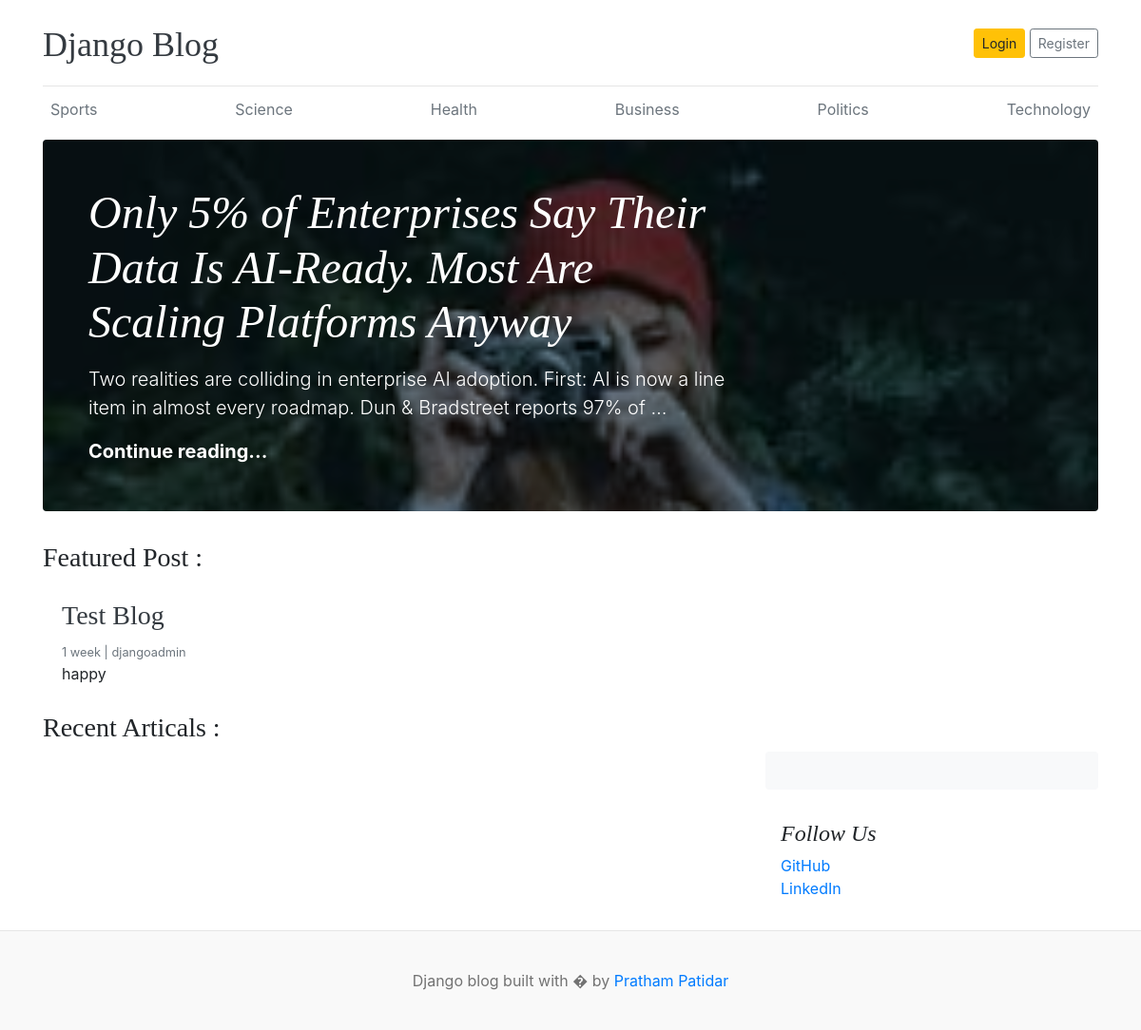
Before: / with the older database file.
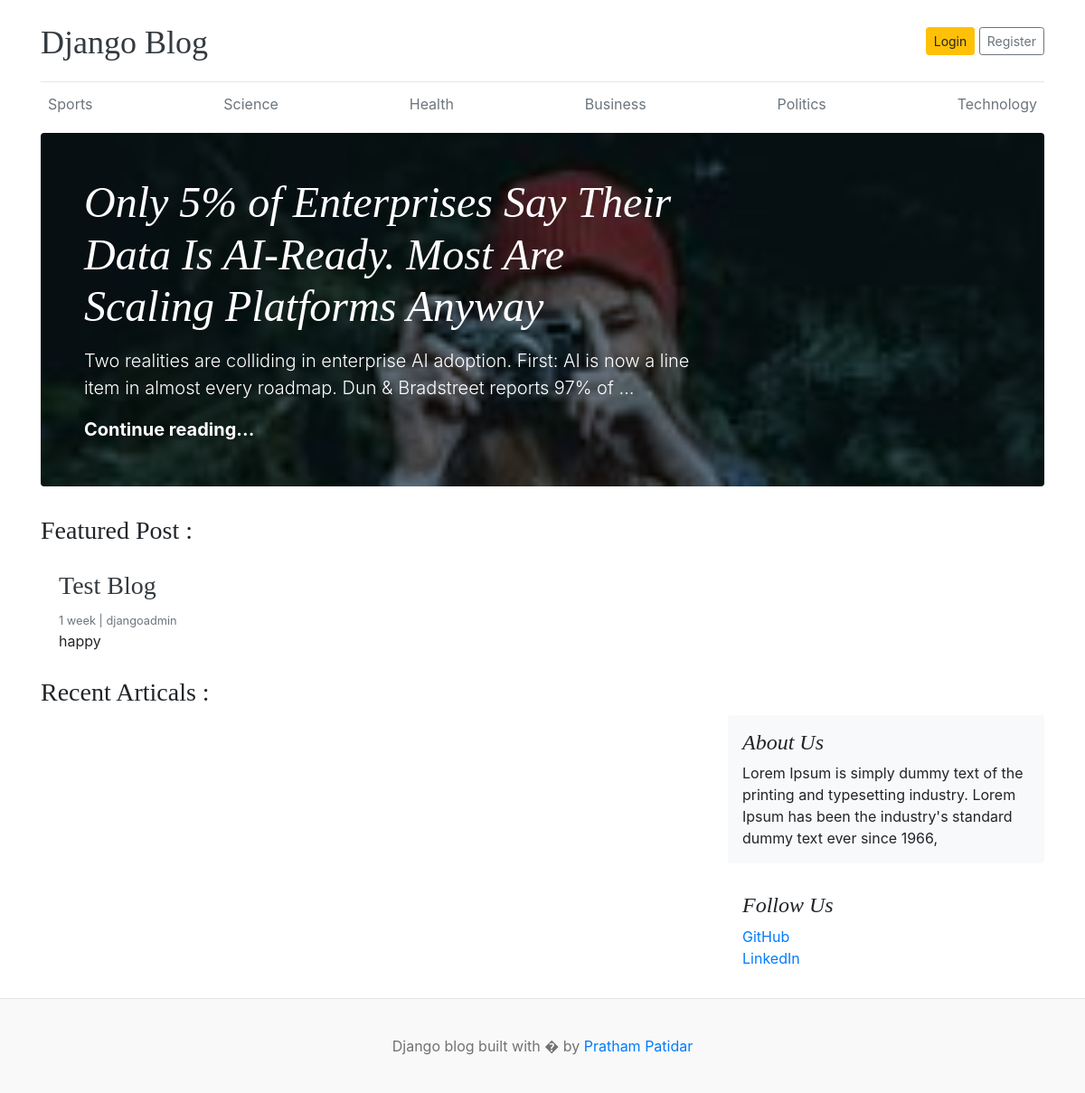
After: the same page with the newer database file.
### about/models.py (models this page shows, shortened)
class About(models.Model):
    about_heading=models.CharField(max_length=50)
    about_discription=models.TextField(max_length=200)
    created_at=models.DateTimeField(auto_now_add=True)
    updated_at=models.DateTimeField(auto_now=True)

### blog_main/views.py (the view)
# urls.py: 2. Add a URL to urlpatterns:  path('', views.home, name='home')
def home(request):
    featured_post=Blog.objects.filter(is_featured=True,status='Published').order_by('updated_at')
    posts=Blog.objects.filter(is_featured=False,status='Published')
    try:
        about=About.objects.get()
    except:
        about=None
    context={
        'featured_post':featured_post,
        'posts':posts,
        'about':about,
    }
    return render(request,"home.html",context)

### blogs/context_processors.py (called while the page is built)
def get_categories(request):
    categories=Category.objects.all()
    return dict(categories=categories)

### templates/home.html (shortened to what this page needs)
{% extends "base.html" %}
  {% block content %}
    {% for post in featured_post%}
      {% if forloop.first %}
        <div class="jumbotron p-3 p-md-5 text-white rounded bg-dark" style="background-image: url({{ post.featured_image.url }});background-blend-mode: overlay;background-size:cover;">
            <div class="col-md-8 px-0">
              <h1 class="display-4 font-italic">{{ post.title }}</h1>
              <p class="lead my-3">{{ post.short_description|truncatewords:25 }}</p>
              <p class="lead mb-0"><a href="{% url 'blogs' post.slug %}" class="text-white font-weight-bold">Continue reading...</a></p>
            </div>
          </div>
      {% endif%}
    {%endfor%}
    <h3>Featured Post :</h3>
      <div class="row mb-2">
        {% for post in featured_post%}
          {% if not forloop.first %}
            <div class="col-md-6">
              <div class="card border-0" >
                <div class="card-body">
                  <h3> <a href="{% url 'blogs' post.slug %}" class="text-dark"> {{ post.title }}</a></h3>
                  <small class="mb-1 text-muted">{{ post.created_at | timesince }} | {{post.author}}</small>
                  <p class="card-text">{{ post.short_description | truncatewords:25 }}</p>
                </div>
              </div>
            </div>
          {% endif%}
        {% endfor %}
      </div>
    <h3>Recent Articals :</h3>
      <main role="main" class="container p-0">
        <div class="row">
          <div class="col-md-8 blog-main">
          </div>
          <aside class="col-md-4 blog-sidebar">
            <div class="p-3 mb-3 bg-light rounded">
              <h4 class="font-italic">{{about.about_heading}}</h4>
              <p class="mb-0">{{about.about_discription}}</p>
            </div>
            <div class="p-3">
              <h4 class="font-italic">Follow Us</h4>
              <ol class="list-unstyled">
                <li><a href="https://github.com/Prathamoo1">GitHub</a></li>
                <li><a href="https://www.linkedin.com/in/PrathamPatidar">LinkedIn</a></li>
              </ol>
            </div>
          </aside>
        </div>
      </main>
    </div>
  {% endblock %}

Changed rows visible on the page:
added About: about_heading "About Us", about_discription "Lorem Ipsum is simply dummy text of the printing and typesetting industry. Lorem Ipsum has been the industry's standard dummy text ever since 1966,"
